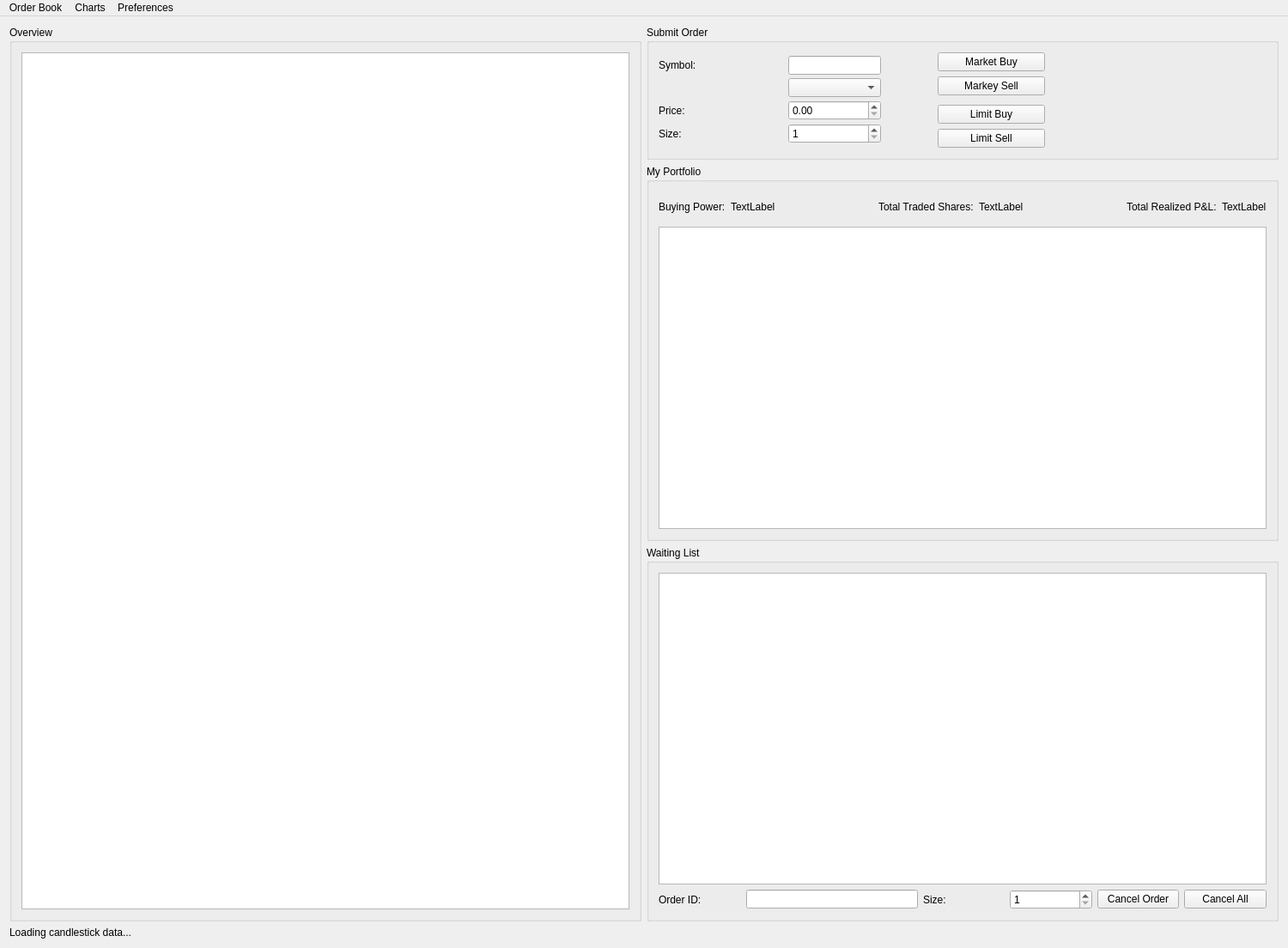
<?xml version="1.0" encoding="UTF-8"?>
<ui version="4.0">
 <class>MainWindow</class>
 <widget class="QMainWindow" name="MainWindow">
  <property name="enabled">
   <bool>true</bool>
  </property>
  <property name="geometry">
   <rect>
    <x>0</x>
    <y>0</y>
    <width>1500</width>
    <height>1104</height>
   </rect>
  </property>
  <property name="minimumSize">
   <size>
    <width>0</width>
    <height>0</height>
   </size>
  </property>
  <property name="windowTitle">
   <string>MainWindow</string>
  </property>
  <widget class="QWidget" name="centralWidget">
   <layout class="QGridLayout" name="gridLayout">
    <item row="0" column="2">
     <layout class="QVBoxLayout" name="verticalLayout"/>
    </item>
    <item row="0" column="0">
     <widget class="QGroupBox" name="groupBox_2">
      <property name="title">
       <string>Overview</string>
      </property>
      <layout class="QGridLayout" name="gridLayout_2">
       <item row="0" column="0">
        <widget class="QTableView" name="OverviewTable">
         <property name="enabled">
          <bool>true</bool>
         </property>
         <property name="minimumSize">
          <size>
           <width>600</width>
           <height>0</height>
          </size>
         </property>
         <attribute name="horizontalHeaderDefaultSectionSize">
          <number>190</number>
         </attribute>
         <attribute name="verticalHeaderVisible">
          <bool>false</bool>
         </attribute>
        </widget>
       </item>
      </layout>
     </widget>
    </item>
    <item row="1" column="0">
     <widget class="QLabel" name="loadingLabel">
      <property name="text">
       <string>Loading candlestick data...</string>
      </property>
     </widget>
    </item>
    <item row="0" column="1">
     <layout class="QVBoxLayout" name="verticalLayout_2" stretch="0,0,0">
      <item>
       <widget class="QGroupBox" name="SendOrderBox">
        <property name="sizePolicy">
         <sizepolicy hsizetype="Minimum" vsizetype="Minimum">
          <horstretch>0</horstretch>
          <verstretch>0</verstretch>
         </sizepolicy>
        </property>
        <property name="minimumSize">
         <size>
          <width>400</width>
          <height>100</height>
         </size>
        </property>
        <property name="maximumSize">
         <size>
          <width>16777215</width>
          <height>200</height>
         </size>
        </property>
        <property name="title">
         <string>Submit Order</string>
        </property>
        <layout class="QGridLayout" name="gridLayout_5">
         <item row="0" column="0">
          <layout class="QHBoxLayout" name="horizontalLayout">
           <property name="spacing">
            <number>6</number>
           </property>
           <item>
            <layout class="QGridLayout" name="gridLayout_6">
             <property name="sizeConstraint">
              <enum>QLayout::SetDefaultConstraint</enum>
             </property>
             <property name="spacing">
              <number>0</number>
             </property>
             <item row="4" column="2">
              <widget class="QComboBox" name="SymbolComboBox"/>
             </item>
             <item row="9" column="0">
              <widget class="QLabel" name="SizeLabel">
               <property name="maximumSize">
                <size>
                 <width>80</width>
                 <height>35</height>
                </size>
               </property>
               <property name="text">
                <string>Size:</string>
               </property>
              </widget>
             </item>
             <item row="7" column="0">
              <widget class="QLabel" name="PriceLabel">
               <property name="maximumSize">
                <size>
                 <width>80</width>
                 <height>35</height>
                </size>
               </property>
               <property name="text">
                <string>Price:</string>
               </property>
              </widget>
             </item>
             <item row="0" column="0">
              <widget class="QLabel" name="SymbolLabel">
               <property name="maximumSize">
                <size>
                 <width>100</width>
                 <height>35</height>
                </size>
               </property>
               <property name="text">
                <string>Symbol:</string>
               </property>
              </widget>
             </item>
             <item row="9" column="2">
              <widget class="QSpinBox" name="Size">
               <property name="minimum">
                <number>1</number>
               </property>
               <property name="maximum">
                <number>999999999</number>
               </property>
              </widget>
             </item>
             <item row="7" column="2">
              <widget class="QDoubleSpinBox" name="Price">
               <property name="maximum">
                <double>99999.000000000000000</double>
               </property>
              </widget>
             </item>
             <item row="0" column="1">
              <spacer name="horizontalSpacer_5">
               <property name="orientation">
                <enum>Qt::Horizontal</enum>
               </property>
               <property name="sizeHint" stdset="0">
                <size>
                 <width>10</width>
                 <height>10</height>
                </size>
               </property>
              </spacer>
             </item>
             <item row="0" column="2">
              <widget class="QLineEdit" name="Symbol">
               <property name="minimumSize">
                <size>
                 <width>100</width>
                 <height>0</height>
                </size>
               </property>
              </widget>
             </item>
            </layout>
           </item>
           <item>
            <spacer name="horizontalSpacer_2">
             <property name="orientation">
              <enum>Qt::Horizontal</enum>
             </property>
             <property name="sizeType">
              <enum>QSizePolicy::Minimum</enum>
             </property>
             <property name="sizeHint" stdset="0">
              <size>
               <width>60</width>
               <height>10</height>
              </size>
             </property>
            </spacer>
           </item>
           <item>
            <layout class="QVBoxLayout" name="verticalLayout_6">
             <property name="spacing">
              <number>6</number>
             </property>
             <item>
              <widget class="QPushButton" name="MarketBuyButton">
               <property name="minimumSize">
                <size>
                 <width>125</width>
                 <height>0</height>
                </size>
               </property>
               <property name="text">
                <string>Market Buy</string>
               </property>
              </widget>
             </item>
             <item>
              <widget class="QPushButton" name="MarketSellButton">
               <property name="minimumSize">
                <size>
                 <width>125</width>
                 <height>0</height>
                </size>
               </property>
               <property name="text">
                <string>Markey Sell</string>
               </property>
              </widget>
             </item>
             <item>
              <spacer name="verticalSpacer">
               <property name="orientation">
                <enum>Qt::Vertical</enum>
               </property>
               <property name="sizeType">
                <enum>QSizePolicy::Minimum</enum>
               </property>
               <property name="sizeHint" stdset="0">
                <size>
                 <width>20</width>
                 <height>5</height>
                </size>
               </property>
              </spacer>
             </item>
             <item>
              <widget class="QPushButton" name="LimitBuyButton">
               <property name="minimumSize">
                <size>
                 <width>125</width>
                 <height>0</height>
                </size>
               </property>
               <property name="text">
                <string>Limit Buy</string>
               </property>
              </widget>
             </item>
             <item>
              <widget class="QPushButton" name="LimitSellButton">
               <property name="minimumSize">
                <size>
                 <width>125</width>
                 <height>0</height>
                </size>
               </property>
               <property name="text">
                <string>Limit Sell</string>
               </property>
              </widget>
             </item>
            </layout>
           </item>
           <item>
            <spacer name="horizontalSpacer">
             <property name="orientation">
              <enum>Qt::Horizontal</enum>
             </property>
             <property name="sizeHint" stdset="0">
              <size>
               <width>20</width>
               <height>20</height>
              </size>
             </property>
            </spacer>
           </item>
          </layout>
         </item>
        </layout>
       </widget>
      </item>
      <item>
       <widget class="QGroupBox" name="PortfolioBox">
        <property name="minimumSize">
         <size>
          <width>400</width>
          <height>0</height>
         </size>
        </property>
        <property name="title">
         <string>My Portfolio</string>
        </property>
        <layout class="QGridLayout" name="gridLayout_3">
         <item row="0" column="0">
          <layout class="QVBoxLayout" name="verticalLayout_4">
           <item>
            <layout class="QHBoxLayout" name="horizontalLayout_2">
             <item>
              <widget class="QLabel" name="BuyingPowerLabel">
               <property name="sizePolicy">
                <sizepolicy hsizetype="Preferred" vsizetype="Preferred">
                 <horstretch>0</horstretch>
                 <verstretch>0</verstretch>
                </sizepolicy>
               </property>
               <property name="maximumSize">
                <size>
                 <width>100000</width>
                 <height>35</height>
                </size>
               </property>
               <property name="text">
                <string>Buying Power:</string>
               </property>
              </widget>
             </item>
             <item>
              <widget class="QLabel" name="BuyingPower">
               <property name="sizePolicy">
                <sizepolicy hsizetype="Preferred" vsizetype="Preferred">
                 <horstretch>0</horstretch>
                 <verstretch>0</verstretch>
                </sizepolicy>
               </property>
               <property name="maximumSize">
                <size>
                 <width>100000</width>
                 <height>35</height>
                </size>
               </property>
               <property name="text">
                <string>TextLabel</string>
               </property>
              </widget>
             </item>
             <item>
              <spacer name="horizontalSpacer_3">
               <property name="orientation">
                <enum>Qt::Horizontal</enum>
               </property>
               <property name="sizeHint" stdset="0">
                <size>
                 <width>30</width>
                 <height>20</height>
                </size>
               </property>
              </spacer>
             </item>
             <item>
              <widget class="QLabel" name="TotalShareLabel">
               <property name="sizePolicy">
                <sizepolicy hsizetype="Preferred" vsizetype="Preferred">
                 <horstretch>0</horstretch>
                 <verstretch>0</verstretch>
                </sizepolicy>
               </property>
               <property name="maximumSize">
                <size>
                 <width>100000</width>
                 <height>35</height>
                </size>
               </property>
               <property name="text">
                <string>Total Traded Shares:</string>
               </property>
              </widget>
             </item>
             <item>
              <widget class="QLabel" name="TotalShare">
               <property name="sizePolicy">
                <sizepolicy hsizetype="Preferred" vsizetype="Preferred">
                 <horstretch>0</horstretch>
                 <verstretch>0</verstretch>
                </sizepolicy>
               </property>
               <property name="minimumSize">
                <size>
                 <width>0</width>
                 <height>35</height>
                </size>
               </property>
               <property name="maximumSize">
                <size>
                 <width>100000</width>
                 <height>35</height>
                </size>
               </property>
               <property name="text">
                <string>TextLabel</string>
               </property>
              </widget>
             </item>
             <item>
              <spacer name="horizontalSpacer_4">
               <property name="orientation">
                <enum>Qt::Horizontal</enum>
               </property>
               <property name="sizeHint" stdset="0">
                <size>
                 <width>30</width>
                 <height>20</height>
                </size>
               </property>
              </spacer>
             </item>
             <item>
              <widget class="QLabel" name="TotalPLLabel">
               <property name="sizePolicy">
                <sizepolicy hsizetype="Preferred" vsizetype="Preferred">
                 <horstretch>0</horstretch>
                 <verstretch>0</verstretch>
                </sizepolicy>
               </property>
               <property name="maximumSize">
                <size>
                 <width>100000</width>
                 <height>35</height>
                </size>
               </property>
               <property name="text">
                <string>Total Realized P&amp;L:</string>
               </property>
              </widget>
             </item>
             <item>
              <widget class="QLabel" name="TotalPL">
               <property name="sizePolicy">
                <sizepolicy hsizetype="Preferred" vsizetype="Preferred">
                 <horstretch>0</horstretch>
                 <verstretch>0</verstretch>
                </sizepolicy>
               </property>
               <property name="maximumSize">
                <size>
                 <width>100000</width>
                 <height>35</height>
                </size>
               </property>
               <property name="text">
                <string>TextLabel</string>
               </property>
              </widget>
             </item>
            </layout>
           </item>
           <item>
            <widget class="QTableView" name="PortfolioTable">
             <property name="sizePolicy">
              <sizepolicy hsizetype="Expanding" vsizetype="Expanding">
               <horstretch>0</horstretch>
               <verstretch>0</verstretch>
              </sizepolicy>
             </property>
             <property name="minimumSize">
              <size>
               <width>0</width>
               <height>0</height>
              </size>
             </property>
             <property name="showGrid">
              <bool>true</bool>
             </property>
             <attribute name="horizontalHeaderCascadingSectionResizes">
              <bool>false</bool>
             </attribute>
             <attribute name="horizontalHeaderDefaultSectionSize">
              <number>190</number>
             </attribute>
             <attribute name="verticalHeaderVisible">
              <bool>false</bool>
             </attribute>
            </widget>
           </item>
          </layout>
         </item>
        </layout>
       </widget>
      </item>
      <item>
       <widget class="QGroupBox" name="OrderHistoryBox">
        <property name="minimumSize">
         <size>
          <width>400</width>
          <height>0</height>
         </size>
        </property>
        <property name="title">
         <string>Waiting List</string>
        </property>
        <layout class="QGridLayout" name="gridLayout_4">
         <item row="0" column="0">
          <layout class="QVBoxLayout" name="verticalLayout_3">
           <item>
            <widget class="QTableView" name="WaitingListTable">
             <property name="sizePolicy">
              <sizepolicy hsizetype="Expanding" vsizetype="Expanding">
               <horstretch>0</horstretch>
               <verstretch>0</verstretch>
              </sizepolicy>
             </property>
             <attribute name="horizontalHeaderDefaultSectionSize">
              <number>190</number>
             </attribute>
            </widget>
           </item>
           <item>
            <layout class="QHBoxLayout" name="horizontalLayout_5">
             <item>
              <widget class="QLabel" name="OrderIDLabel">
               <property name="text">
                <string>Order ID:</string>
               </property>
              </widget>
             </item>
             <item>
              <widget class="QLineEdit" name="CancelOrderID">
               <property name="maximumSize">
                <size>
                 <width>200</width>
                 <height>16777215</height>
                </size>
               </property>
              </widget>
             </item>
             <item>
              <widget class="QLabel" name="CancelSizeLabel">
               <property name="text">
                <string>Size:</string>
               </property>
              </widget>
             </item>
             <item>
              <widget class="QSpinBox" name="CancelOrderSize">
               <property name="minimum">
                <number>1</number>
               </property>
              </widget>
             </item>
             <item>
              <widget class="QPushButton" name="CancelOrderButton">
               <property name="text">
                <string>Cancel Order</string>
               </property>
              </widget>
             </item>
             <item>
              <widget class="QPushButton" name="CancelAllButton">
               <property name="text">
                <string>Cancel All</string>
               </property>
              </widget>
             </item>
            </layout>
           </item>
          </layout>
         </item>
        </layout>
       </widget>
      </item>
     </layout>
    </item>
   </layout>
  </widget>
  <widget class="QMenuBar" name="menuBar">
   <property name="geometry">
    <rect>
     <x>0</x>
     <y>0</y>
     <width>1500</width>
     <height>25</height>
    </rect>
   </property>
   <widget class="QMenu" name="menuOrderbook">
    <property name="title">
     <string>Order Book</string>
    </property>
    <addaction name="actionShow_Order_Book"/>
   </widget>
   <widget class="QMenu" name="menuCharts">
    <property name="title">
     <string>Charts</string>
    </property>
    <addaction name="actionCandlestick_Chart"/>
   </widget>
   <widget class="QMenu" name="menuThemes">
    <property name="title">
     <string>Preferences</string>
    </property>
    <widget class="QMenu" name="menuThemes_2">
     <property name="title">
      <string>Themes</string>
     </property>
     <addaction name="theme_none_action"/>
     <addaction name="theme_dark_action"/>
     <addaction name="theme_material_action"/>
    </widget>
    <addaction name="menuThemes_2"/>
   </widget>
   <addaction name="menuOrderbook"/>
   <addaction name="menuCharts"/>
   <addaction name="menuThemes"/>
  </widget>
  <action name="actionShow_Chart">
   <property name="text">
    <string>Show Candlestick Chart</string>
   </property>
  </action>
  <action name="actionShow_Order_Book">
   <property name="text">
    <string>Show Order Book</string>
   </property>
  </action>
  <action name="actionCandlestick_Chart">
   <property name="text">
    <string>Candlestick Chart</string>
   </property>
  </action>
  <action name="theme_none_action">
   <property name="checkable">
    <bool>false</bool>
   </property>
   <property name="text">
    <string>None</string>
   </property>
  </action>
  <action name="theme_dark_action">
   <property name="checkable">
    <bool>false</bool>
   </property>
   <property name="text">
    <string>SHIFT Dark</string>
   </property>
  </action>
  <action name="theme_material_action">
   <property name="checkable">
    <bool>false</bool>
   </property>
   <property name="text">
    <string>Material</string>
   </property>
  </action>
 </widget>
 <layoutdefault spacing="6" margin="11"/>
 <tabstops>
  <tabstop>CancelOrderButton</tabstop>
  <tabstop>CancelAllButton</tabstop>
  <tabstop>PortfolioTable</tabstop>
  <tabstop>OverviewTable</tabstop>
  <tabstop>WaitingListTable</tabstop>
 </tabstops>
 <resources/>
 <connections/>
</ui>
